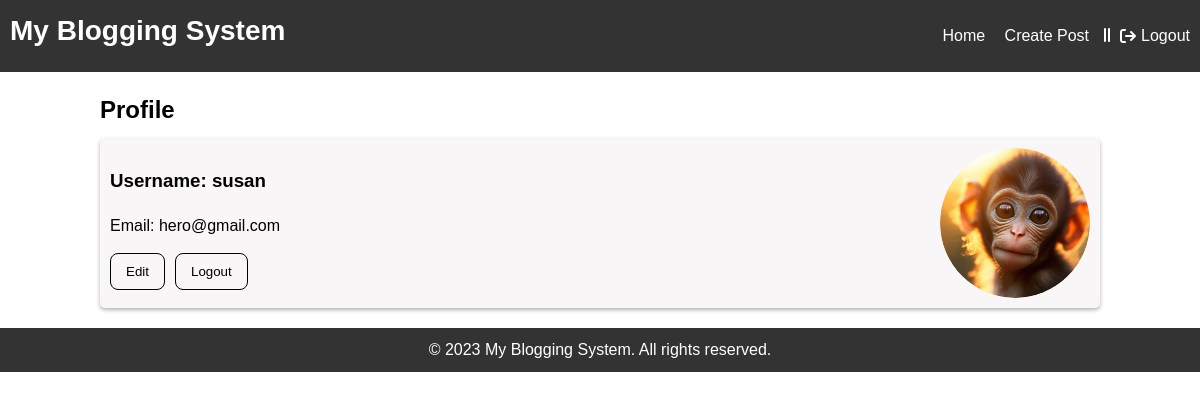
The app's page /profile.php (signed in) with its own data.
### tables this page shows
CREATE TABLE `users` (
  `user_id` int NOT NULL,
  `username` varchar(50) NOT NULL,
  `email` varchar(100) NOT NULL,
  `password` varchar(255) NOT NULL,
  `profile_image` varchar(255) DEFAULT 'default_profile.jpg'
);

### profile.php (the view, shortened to what this page needs)
<!DOCTYPE html>
<html>
<head>
  <link rel="stylesheet" type="text/css" href="css/styles.css">
  <link rel="stylesheet" href="https://cdnjs.cloudflare.com/ajax/libs/font-awesome/6.0.0-beta3/css/all.min.css">
</head>
<body>
  <header>
    <h1><a href="index.php" style="text-decoration: none; color: inherit;">My Blogging System</a></h1>
    <nav>
      <ul>
        <li><a href="index.php">Home</a></li>
        <li><a href="create.php">Create Post</a></li>
      </ul>
    </nav>
    <span class="separator"><i class="fa-solid fa-grip-lines-vertical"></i></span>
    <div class="logout-button" onclick="location.href='logout.php'">
      <i class="fas fa-arrow-right-from-bracket"></i>
      Logout
    </div>
  </header>
  <main>
    <h2>Profile</h2>
    <section class="post">
      <div class="profile-info">
        <?php
        include 'connect.php';
        $user_id = $_SESSION["user_id"];
        $sql = "SELECT * FROM users WHERE user_id = ?";
        $stmt = $conn->prepare($sql);
        $stmt->bind_param("i", $user_id);
        if (!$stmt->execute()) {
          echo "SQL Error: " . $stmt->error;
          exit;
        }
        $result = $stmt->get_result();
        if ($result->num_rows == 1) {
          $row = $result->fetch_assoc();
          $username = $row["username"];
          $email = $row["email"];
          $profile_image = $row["profile_image"];
          echo '<div class="profile-details">';
          echo '<h3>Username: ' . $username . '</h3>';
          echo '<p>Email: ' . $email . '</p>';
          echo '<div class="form-group">';
          echo '<div class="button-container">';
          echo '<a href="editprofile.html"><button class="button">Edit</button></a>';
          echo '<a href="logout.php"><button class="button">Logout</button></a>';
          echo '</div>';
          echo '</div>';
          echo '</div>';
          echo '<div class="profile-image-container">';
          if (isset($profile_image) && !empty($profile_image) && file_exists($profile_image)) {
            echo '<img src="' . $profile_image . '" alt="Profile Image" class="profile-image" onclick="document.getElementById(\'image\').click();">';
          } else {
            echo '<img src="uploads/default_profile.jpg" alt="Default Profile Image" class="profile-image" onclick="document.getElementById(\'image\').click();">';
          }
          echo '</div>';
        } else {
          exit("User not found.");
        }
        ?>
      </div>
    </section>
  </main>
  <footer>
    <p>&copy; 2023 My Blogging System. All rights reserved.</p>
  </footer>
</body>
</html>

### css/styles.css (style rules this page uses)
body, h1, h2, p, ul { margin: 0; padding: 0; }
body { font-family: Arial, sans-serif; font-size: 16px; line-height: 1.5; }
h1, h2 { font-weight: bold; margin-bottom: 10px; }
a { text-decoration: none; color: inherit; }
h2 { font-size: 24px; }
p { margin-bottom: 15px; }
header { background-color: #333; padding: 10px; color: #fff; display: flex; align-items: center; }
header h1 { font-size: 28px; margin-bottom: 10px; }
header nav { margin-left: auto; }
header nav ul { list-style: none; }
header nav ul li { display: inline-block; margin-right: 15px; }
header nav ul li a { color: #fff; text-decoration: none; color: inherit; }
.logout-button { display: flex; align-items: center; cursor: pointer; color: #fff; margin-left:10px ; }
.logout-button i { margin-right: 5px; }
main { max-width: auto; margin: 20px auto; padding: 0 100px; }
section.post { background-color: #f8f6f6; padding: 10px; box-shadow: 0 2px 4px rgba(0, 0, 0, 0.3); border-radius: 5px; margin-bottom: 20px; position: relative !important; }
.profile-info { display: flex; justify-content: space-between; }
.profile-image-container { width: 150px; height: 150px; border-radius: 50%; overflow: hidden; position: relative; margin-left: 20px; }
.profile-image { width: 100%; height: 100%; object-fit: cover; border-radius: 50%; cursor: pointer; transition: opacity 0.3s ease; }
footer { background-color: #333; padding: 10px; color: #fff; text-align: center; }
footer p { margin: 0; }

### profile.php (style rules this page uses)
.button-container { display: flex; gap: 10px; }
.button { padding: 10px 15px; background-color: rgba(0, 0, 0, 0); color: #000; border: 1px solid #000; border-radius: 8px; cursor: pointer; transition: background-color 0.3s ease, color 0.3s ease; }

### records on screen
users: username "susan", email "hero@gmail.com", profile_image (placeholder picture)
